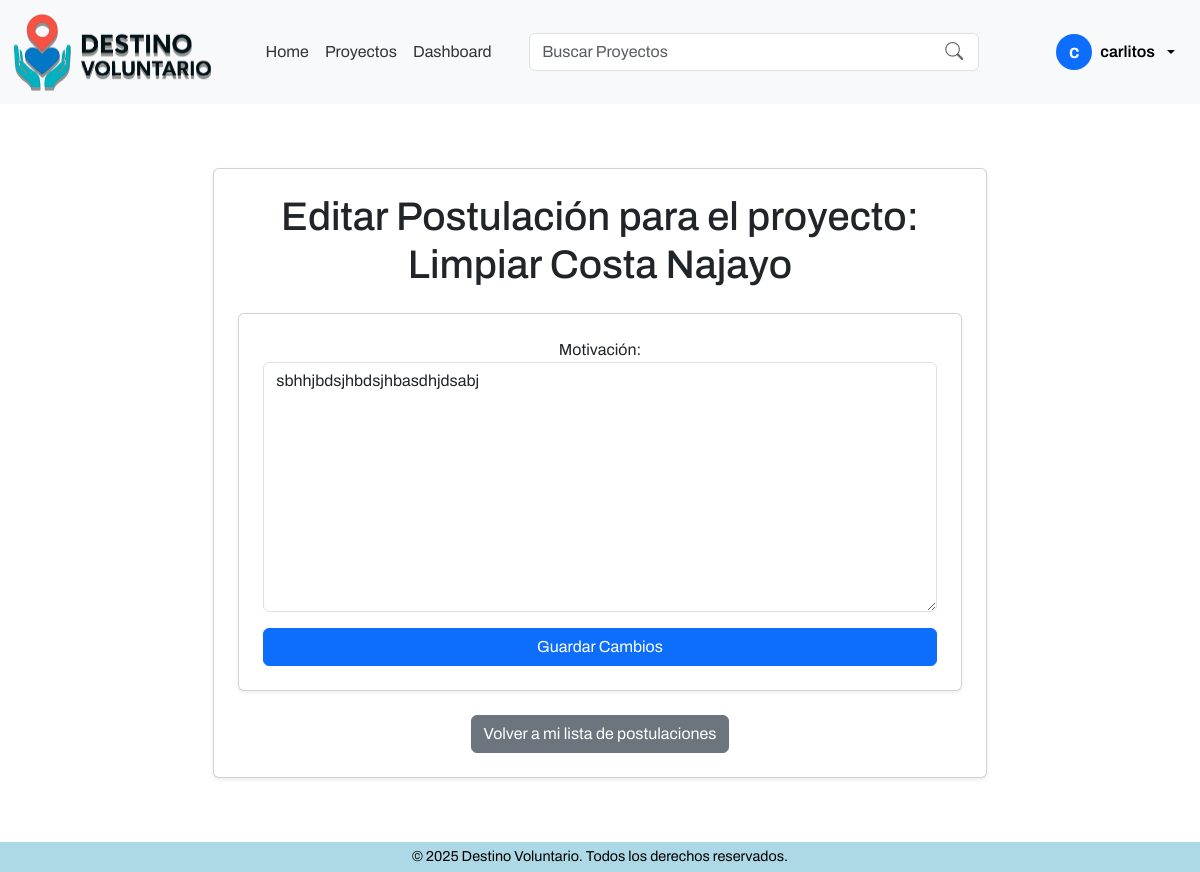
/postulaciones/editar/37/ (signed in), run on the app's committed database.
### apps/core/models.py (models this page shows, shortened)
class Usuario(AbstractUser):
    ROLES = [
        ('voluntario', 'Voluntário'),
        ('organizacion', 'Organización'),
        ('admin', 'Administrador'),
    ]
    role = models.CharField(max_length=20, choices=ROLES, default='voluntario')
    date_joined = models.DateTimeField(auto_now_add=True)
    groups = models.ManyToManyField(
        Group,
        related_name='usuarios_grupo',
        blank=True,
        help_text='Grupos a los que pertenece el usuario. Un usuario puede pertenecer a múltiples grupos.',
    )
    user_permissions = models.ManyToManyField(
        Permission,
        related_name='usuarios_permiso',
        blank=True,
        help_text='Permisos específicos asignados al usuario.',
    )

### apps/proyectos/models.py (models this page shows, shortened)
class Proyecto(models.Model):
    ESTADOS = [
        ('activo', 'Activo'),
        ('cerrado', 'Cerrado'),
        ('evaluacion', 'En Evaluación'),
        ('finalizado', 'Finalizado'),
        ('cancelado', 'Cancelado'),
        ('reactivado', 'Reactivado'),
    ]
    organizacion = models.ForeignKey(Organizacion, on_delete=models.CASCADE)
    title = models.CharField(max_length=255)
    description = models.TextField()
    location = models.CharField(max_length=255)
    image = models.ImageField(upload_to='proyectos/', blank=True, null=True)
    start_date = models.DateField()
    end_date = models.DateField()
    status = models.CharField(max_length=20, choices=ESTADOS, default='activo')

### apps/postulaciones/models.py (models this page shows, shortened)
class Postulacion(models.Model):
    ESTADOS = [
        ('pendiente', 'Pendiente'),
        ('aceptada', 'Aceptada'),
        ('rechazada', 'Rechazada'),
    ]
    voluntario = models.ForeignKey(Usuario, on_delete=models.CASCADE, limit_choices_to={'role': 'voluntario'})
    proyecto = models.ForeignKey(Proyecto, on_delete=models.CASCADE)
    motivation = models.TextField(blank=True, null=True)
    status = models.CharField(max_length=20, choices=ESTADOS, default='pendiente')
    applied_at = models.DateTimeField(auto_now_add=True)
    class Meta:
        unique_together = ('voluntario', 'proyecto') # Solo una postulación por voluntario y proyecto
        ordering = ['-applied_at'] # Ordenar por fecha de postulación descendente

### apps/postulaciones/views.py (the view)
# urls.py: path('editar/<int:postulacion_id>/', views.editar_postulacion, name='editar_postulacion'),
@login_required
def editar_postulacion(request, postulacion_id):
    postulacion = Postulacion.objects.get(id=postulacion_id)
    proyecto = postulacion.proyecto
    if request.user.role != 'voluntario':
        return redirect('dashboard')
    if postulacion.voluntario != request.user:
        return redirect('dashboard')
    if request.method == 'POST':
        form = PostulacionForm(request.POST, instance=postulacion)
        if form.is_valid():
            form.save()
            return redirect('listar_postulaciones_voluntario')
    else:
        form = PostulacionForm(instance=postulacion)
    return render(request, 'postulaciones/editar_postulacion.html', {'form': form, 'proyecto': proyecto})

### apps/postulaciones/forms.py
class PostulacionForm(forms.ModelForm):
    class Meta:
        model = Postulacion
        fields = ['motivation']
        labels = {
            'motivation': 'Motivación'
        }
        widgets = {
            'motivation': forms.Textarea(attrs={
                'rows': 10,
                'placeholder': '¿Por qué quieres participar en este proyecto?',
                'class': 'form-control',
                'style': 'height:250px;'
            }),
        }

### templates/postulaciones/editar_postulacion.html (shortened to what this page needs)
{% extends '../components/base.html' %}
{% block template %}
    {% include '../components/navbar.html' %}
    <div class="content-wrapper">
    {% if not user.is_authenticated %}
        <div class="container mt-5 text-center">
            <p class="text-center">Debes iniciar sesión para editar una postulación.</p>
            <p class="text-center"><a href="{% url 'login' %}" class="btn btn-primary">Iniciar sesión</a></p>
        </div>
    {% else %}
        <div class="container my-4 text-center card p-4 shadow-sm col-8">
            <h1 class="text-center mb-4">Editar Postulación para el proyecto: {{ proyecto.title }}</h1>
            <form method="post" enctype="multipart/form-data" class="card p-4 shadow-sm text-center" >
                {% for field in form %}
                    <div class="mb-3">
                        {{ field.label_tag }}
                        {{ field }}
                    </div>
                {% endfor %}
                <button type="submit" class="btn btn-primary">Guardar Cambios</button>
            </form>
            <div class="mt-4">
                <a href="{% url 'listar_postulaciones_voluntario' %}" class="btn btn-secondary">Volver a mi lista de postulaciones</a>
            </div>
        </div>
    {% endif %}
    </div>
{% include '../components/footer.html' %}
{% endblock %}

### templates/components/navbar.html (shortened to what this page needs)
{% load static %}
<nav class="navbar navbar-expand-lg bg-body-tertiary position-sticky top-0">
  <div class="container-fluid">
    <a class="navbar-brand logo fs-3" href="{% url 'home' %}"><img src="{% static 'images/logo horizontal.png'  %}" alt="Destino Voluntario" width="200"></a>
    <div class="collapse navbar-collapse" id="navbarSupportedContent">
      <ul class="navbar-nav mx-auto mb-2 mb-lg-0">
        <li class="nav-item">
          <a class="nav-link {% if request.resolver_match.url_name == 'home' %}active{% endif %}" href="{% url 'home' %}">Home</a>
        </li>
        <li class="nav-item">
          <a class="nav-link {% if request.resolver_match.url_name == 'listar_proyectos' %}active{% endif %}" href="{% url 'listar_proyectos' %}">Proyectos</a>
        </li>
        {% if user.is_authenticated %}
          <li class="nav-item">
              <a class="nav-link " href="{% url 'dashboard' %}">Dashboard</a>
          </li>
        {% endif %}
      </ul>
      <div class="d-flex align-items-center gap-3">
        <form class="d-flex align-items-center me-5" role="search" action="{% url 'buscar_proyectos' %}" method="get" style="width: 450px; position: relative;">
          <input class="form-control" type="search" name="q" placeholder="Buscar Proyectos" aria-label="Search" value="{{ query|default:'' }}" style="padding-right: 40px;" />
          <button type="submit" style="position: absolute; right: 10px; top: 50%; transform: translateY(-50%); background: none; border: none; color: #666; font-size: 18px; cursor: pointer;">
            <i class="bi bi-search"></i>
          </button>
        </form>
        {% if not user.is_authenticated %}
          <div class="d-flex align-items-center gap-2">
            <a href="{% url 'login' %}" class="btn btn-outline-primary btn-sm">Iniciar sesión</a>
            <div class="btn-group">
              <button type="button" class="btn btn-primary btn-sm dropdown-toggle" data-bs-toggle="dropdown" aria-expanded="false">
                Registrarse
              </button>
              <ul class="dropdown-menu dropdown-menu-start">
                <li><a class="dropdown-item" href="{% url 'registrar_voluntario' %}">Registrarse como Voluntario</a></li>
                <li><a class="dropdown-item" href="{% url 'registrar_organizacion' %}">Registrarse como Organización</a></li>
              </ul>
            </div>
          </div>
        {% else %}
          <div class="dropdown">
            <button class="btn btn-light d-flex align-items-center gap-2 dropdown-toggle" type="button" id="userDropdown" data-bs-toggle="dropdown" aria-expanded="false" style="border-radius: 50px; font-weight: 600;">
              <span class="avatar bg-primary text-white rounded-circle d-flex align-items-center justify-content-center" style="width: 36px; height: 36px; font-size: 1.2rem;">{{ user.first_name|slice:":1"|default:user.username|slice:":1" }}</span>
              <span class="d-none d-md-inline">{{ user.get_full_name|default:user.username|truncatechars:16 }}</span>
            </button>
          </div>
        {% endif %}
      </div>
    </div>
  </div>
</nav>

### static/css/main.css (style rules this page uses)
.logo { font-family: 'Roboto', sans-serif; font-weight: 700; text-transform: uppercase; }
html, body { font-family: 'Archivo', sans-serif; }

### templates/postulaciones/editar_postulacion.html (style rules this page uses)
body { background: #ffffff; min-height: 100vh; display: flex; flex-direction: column; }
.content-wrapper { flex: 1; display: flex; align-items: center; justify-content: center; padding: 40px 20px; }

### templates/components/navbar.html (style rules this page uses)
.navbar-nav .nav-link { color: #333 !important; transition: color 0.3s; }
.navbar { position: sticky; top: 0; z-index: 4000; }

### data on the page
Usuario: first_name "c", get_full_name "carlitos"
Proyecto: title "Limpiar Costa Najayo"
Postulacion: form "sbhhjbdsjhbdsjhbasdhjdsabj"

### other printed values
{{ field.label_tag }} "Motivación:"
